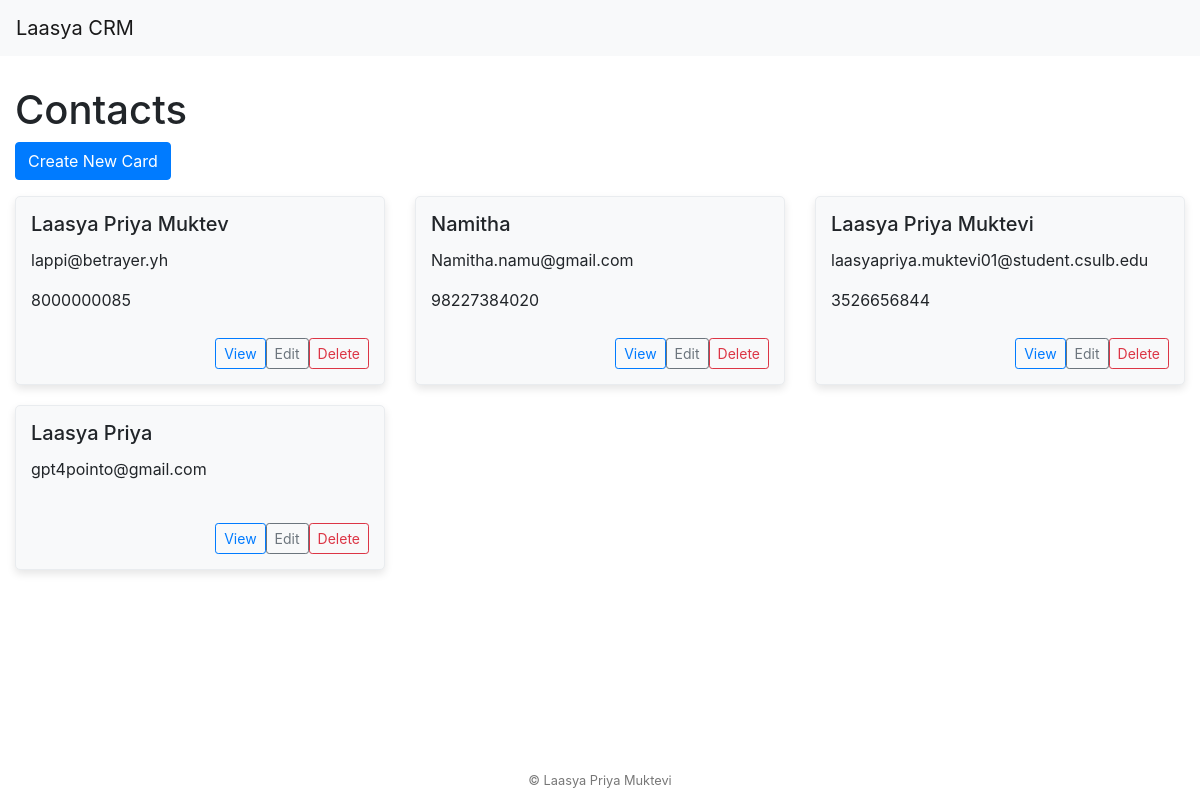
Before: / with the older database file.
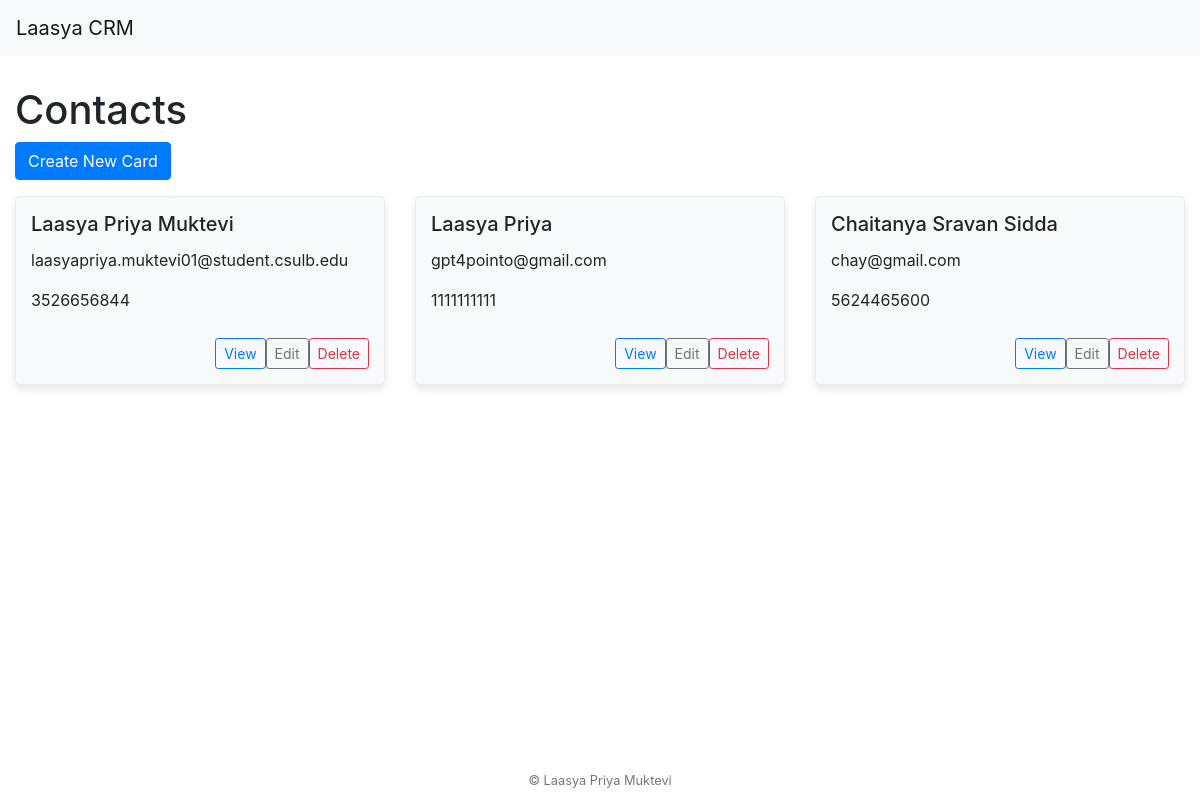
After: the same page with the newer database file.
### wildcard/models.py (models this page shows, shortened)
class ContactCard(models.Model):
    card_name = models.CharField(max_length=100, unique=True)
    card_email = models.EmailField(unique=True)
    card_phone = models.CharField(
        max_length=10,
        blank=True,
        validators=[RegexValidator(r'^\d{1,10}$', 'Only numeric characters are allowed.')])
    message = models.TextField(blank=True)

### wildcard/views.py (the view)
# urls.py: path('', views.wildcard_home, name='wildcard_home'),
def wildcard_home(request):
    cards = ContactCard.objects.all()
    return render(request, 'wildcard/home.html', {'cards': cards})

### wildcard/templates/wildcard/home.html (shortened to what this page needs)
<!DOCTYPE html>
<html>
<head>
    <link rel="stylesheet" href="https://cdn.jsdelivr.net/npm/bootstrap@4.0.0/dist/css/bootstrap.min.css">
</head>
<body>
    <nav class="navbar navbar-expand-lg navbar-light bg-light">
        <a class="navbar-brand" href="#">Laasya CRM</a>
    </nav>
    <div class="container">
        <h1>Contacts</h1>
        <a href="/create/" class="btn btn-primary mb-3">Create New Card</a>
        <div class="row">
            {% for card in cards %}
            <div class="col-md-4">
                <div class="card-custom">
                    <div class="card-body-custom">
                        <h5 class="card-title">{{ card.card_name }}</h5>
                        <p class="card-text">{{ card.card_email }}</p>
                        <p class="card-text">{{ card.card_phone }}</p>
                        <div class="card-action">
                            <a href="{% url 'card_info' card.id %}" class="btn btn-small btn-outline-primary">View</a>
                            <a href="/edit/{{ card.id }}/" class="btn btn-small btn-outline-secondary">Edit</a>
                            <a href="/delete/{{ card.id }}/" class="btn btn-small btn-outline-danger">Delete</a>
                        </div>
                    </div>
                </div>
            </div>
            {% empty %}
            <div class="col-12">
                <p>No contacts available.</p>
            </div>
            {% endfor %}
        </div>
    </div>
    <footer>
      &copy; Laasya Priya Muktevi
    </footer>
</body>
</html>

Changed rows visible on the page:
removed ContactCard: card_name "Laasya Priya Muktev", card_email "lappi@betrayer.yh", card_phone "8000000085"
removed ContactCard: card_name "Namitha", card_email "Namitha.namu@gmail.com", card_phone "98227384020"
changed ContactCard "Laasya Priya": card_phone (not shown) → "1111111111"
added ContactCard: card_name "Chaitanya Sravan Sidda", card_email "chay@gmail.com", card_phone "5624465600"
